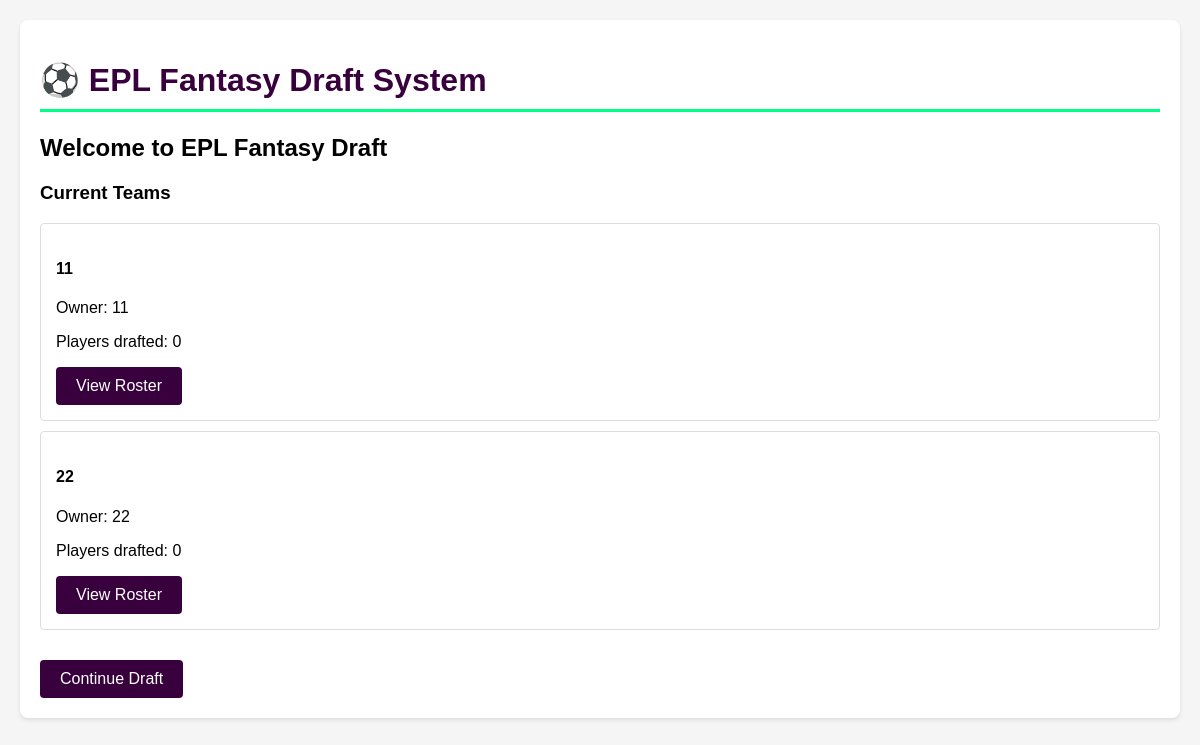
Before: / with the older database file.
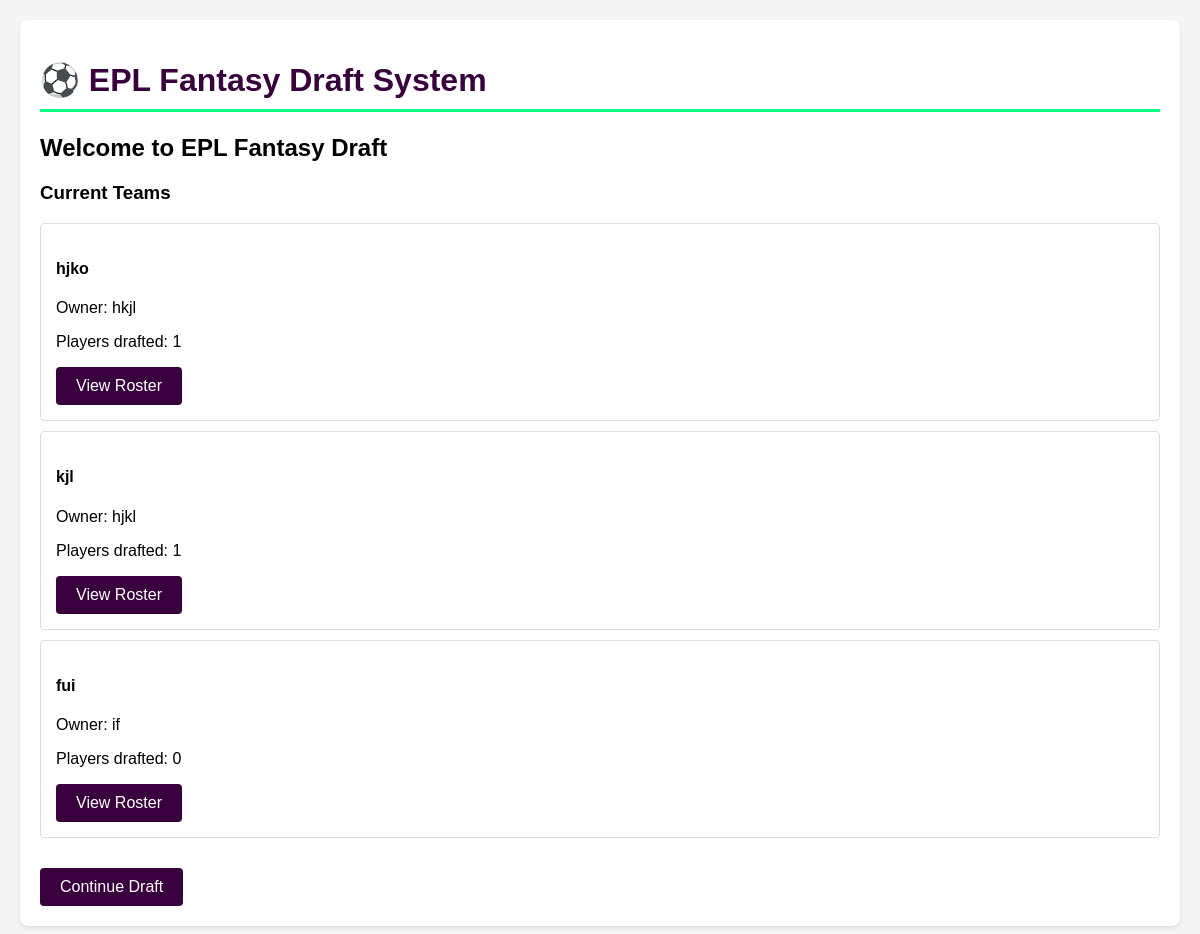
After: the same page with the newer database file.
### app.py (models this page shows, shortened)
class DraftTeam(db.Model):
    id = db.Column(db.Integer, primary_key=True)
    name = db.Column(db.String(100), nullable=False)
    owner = db.Column(db.String(100), nullable=False)
    players = db.relationship('Player', backref='draft_team', lazy=True)

### app.py (the view)
@app.route('/')
def index():
    teams = DraftTeam.query.all()
    draft = Draft.query.first()
    return render_template('index.html', teams=teams, draft=draft)

### templates/index.html
{% extends "base.html" %}
{% block content %}
<h2>Welcome to EPL Fantasy Draft</h2>
{% if teams %}
    <h3>Current Teams</h3>
    <div class="teams-list">
        {% for team in teams %}
        <div class="team-card" style="border: 1px solid #ddd; padding: 15px; margin: 10px 0; border-radius: 4px;">
            <h4>{{ team.name }}</h4>
            <p>Owner: {{ team.owner }}</p>
            <p>Players drafted: {{ team.players|length }}</p>
            <a href="{{ url_for('view_team', team_id=team.id) }}" class="btn">View Roster</a>
        </div>
        {% endfor %}
    </div>
    {% if draft and draft.is_active %}
        <a href="{{ url_for('draft') }}" class="btn" style="margin-top: 20px;">Continue Draft</a>
    {% endif %}
{% else %}
    <p>No teams created yet.</p>
    <a href="{{ url_for('setup') }}" class="btn">Start New Draft</a>
{% endif %}
{% endblock %}

### templates/base.html (shortened to what this page needs)
<!DOCTYPE html>
<html>
<head>
</head>
<body>
    <div class="container">
        <h1>⚽ EPL Fantasy Draft System</h1>
        {% block content %}{% endblock %}
    </div>
</body>
</html>

### templates/base.html (style rules this page uses)
body { font-family: Arial, sans-serif; margin: 0; padding: 20px; background-color: #f5f5f5; }
.container { max-width: 1200px; margin: 0 auto; background-color: white; padding: 20px; border-radius: 8px; box-shadow: 0 2px 4px rgba(0,0,0,0.1); }
h1 { color: #38003c; border-bottom: 3px solid #00ff85; padding-bottom: 10px; }
.btn { background-color: #38003c; color: white; padding: 10px 20px; border: none; border-radius: 4px; cursor: pointer; text-decoration: none; display: inline-block; }

Changed rows visible on the page:
changed DraftTeam: name "11" → "hjko"; owner "11" → "hkjl"; players|length "0" → "1"
changed DraftTeam: name "22" → "kjl"; owner "22" → "hjkl"; players|length "0" → "1"
added DraftTeam: name "fui", owner "if", players|length "0"
